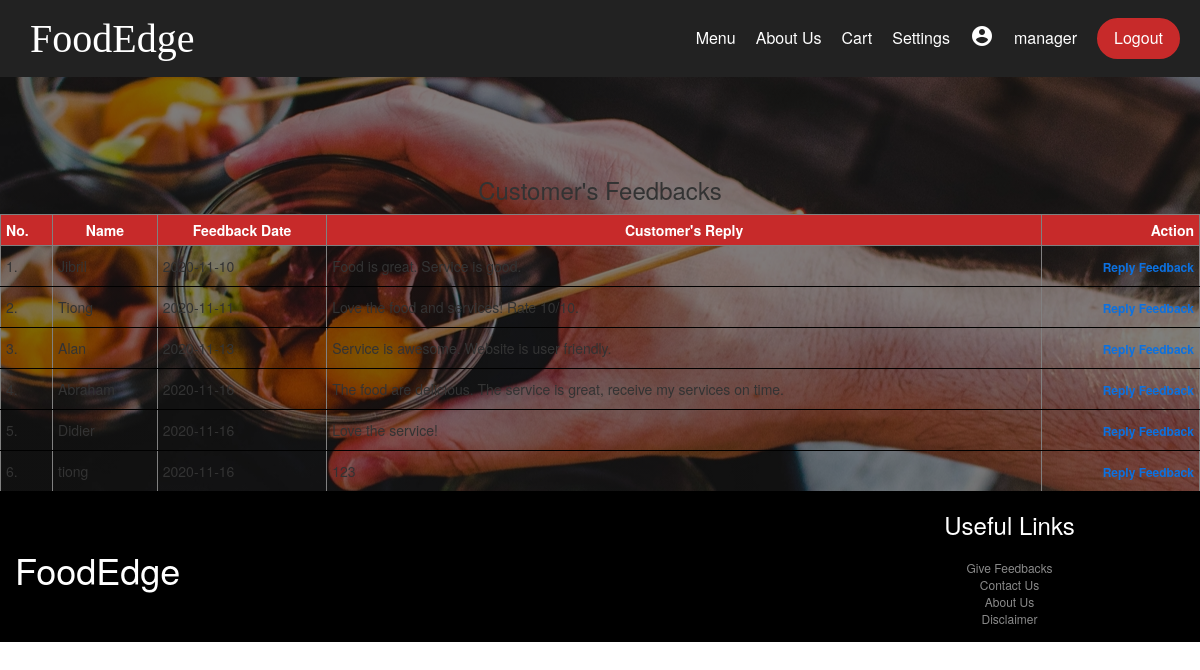
The page /receive_feedback.php (signed in) on the database its author committed.
### tables this page shows
CREATE TABLE `feedbackdb` (
  `feedbackID` int(11) NOT NULL,
  `feedbackDate` date NOT NULL DEFAULT current_timestamp(),
  `customerName` varchar(255) NOT NULL,
  `customerEmail` varchar(255) NOT NULL,
  `replyDescription` varchar(255) NOT NULL
);

### receive_feedback.php (the view, shortened to what this page needs)
<?php
	require "Include/header.php";
	include ("Include/dtb.php");
		$sqlget = "SELECT * FROM feedbackdb";
		$sqldata = mysqli_query($conn, $sqlget) or die("error getting data");
?>
<section id="content">
<div class="replyFeedback-page">
<h3 class="feedback-h3">Customer's Feedbacks</h3>
<table class="cart-table" border="1">
	<tr>
		<th>No.</th>
		<th style="text-align:center;">Name</th>
		<th style="text-align:center;">Feedback Date</th>
		<th style="text-align:center;">Customer's Reply</th>
		<th>Action</th>
	</tr>
<?php
	$count = 1;
	while($row = mysqli_fetch_array($sqldata, MYSQLI_ASSOC)){
?>
	<tr>
		<td><?php echo $count. "."?></td>
		<td><?php echo $row["customerName"]?></td>
		<td><?php echo $row["feedbackDate"]?></td>
		<td><?php echo $row["replyDescription"]?></td>
		<td><a style="color: #0c71e0; font-weight:bold;" href="mailto: <?php echo $row["customerEmail"]?>">Reply Feedback </a></td>
		<?php $count++; ?>
	</tr>
<?php
	}
?>
</table>
</div>
</section>
<?php
	include_once "Include/footer.php";
?>

### Style/style.css (style rules this page uses)
* { box-sizing: border-box; margin: 0; padding: 0; }
body { font-family: 'Poppins', sans-serif; }
section { background: linear-gradient(rgba(0, 0, 0, 0.5), rgba(0, 0, 0, 0.5)), url('../Images/bg3.jpg'); background-repeat: no-repeat; background-attachment: fixed; background-position: center; padding-top: 80px; }
h3 { text-align:center; }
body { font-family: Arial, Helvetica, sans-serif; }
.cart-table { width: 100%; border-collapse: collapse; overflow: auto; }
.cart-table th { text-align: left; padding: 5px; color: white; background: #c72a2a; font-weight: bold; }
.cart-table td { padding: 10px 5px; border-bottom: 1px solid black; }
.cart-table td a { color: #ff523b; font-size: 12px; }
td:last-child { text-align: right; }
th:last-child { text-align: right; }

### rows shown on the page
feedbackdb: customerName "Jibril", feedbackDate "2020-11-10", replyDescription "Food is great. Service is good."
feedbackdb: customerName "Tiong", feedbackDate "2020-11-11", replyDescription "Love the food and services! Rate 10/10."
feedbackdb: customerName "Alan", feedbackDate "2020-11-13", replyDescription "Service is awesome. Website is user friendly."
feedbackdb: customerName "Abraham", feedbackDate "2020-11-16", replyDescription "The food are delicious. The service is great, receive my services on time."
feedbackdb: customerName "Didier", feedbackDate "2020-11-16", replyDescription "Love the service!"
feedbackdb: customerName "tiong", feedbackDate "2020-11-16", replyDescription "123"

### other values the page prints
$username "manager"
